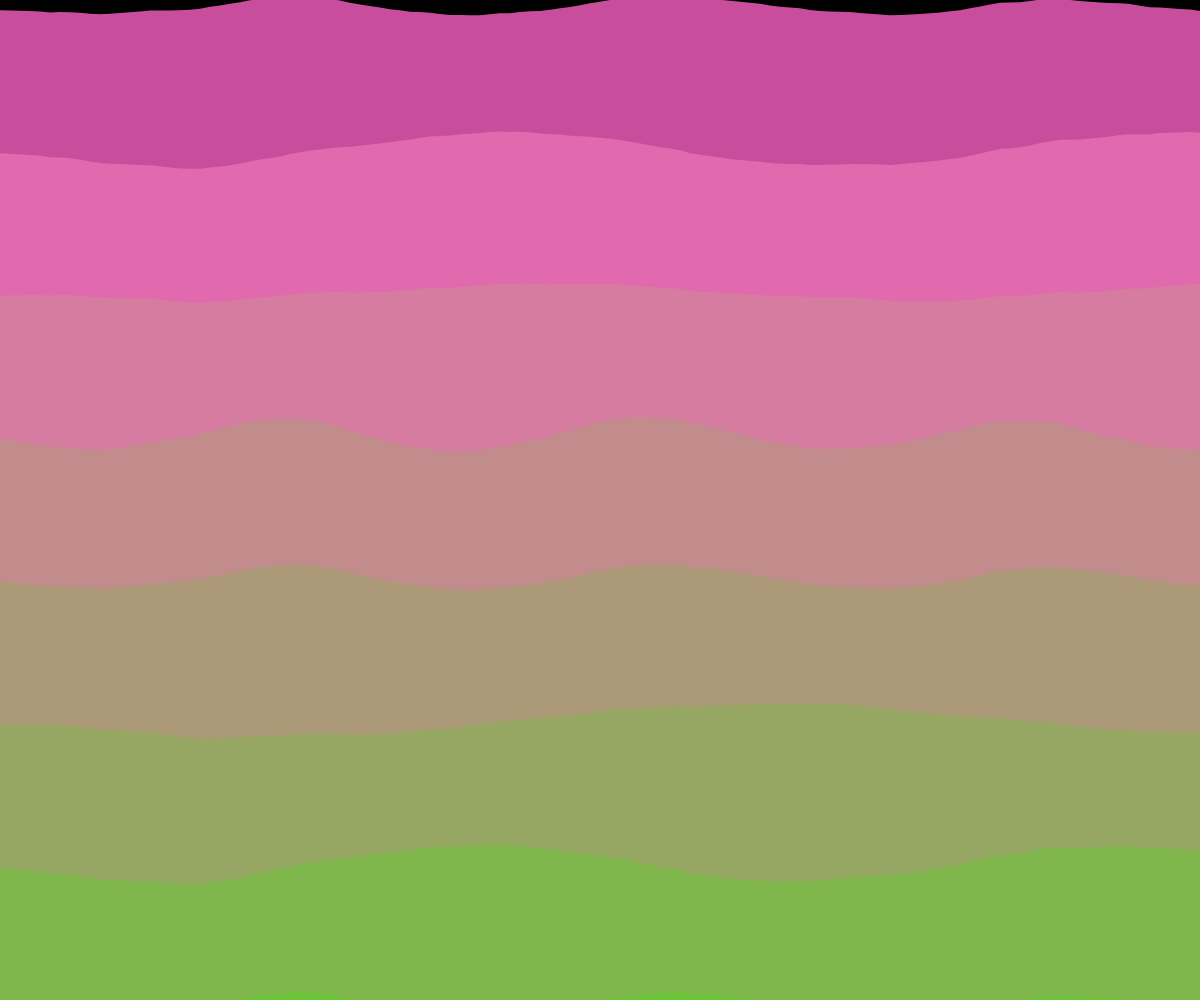
Frame 1 (no input)
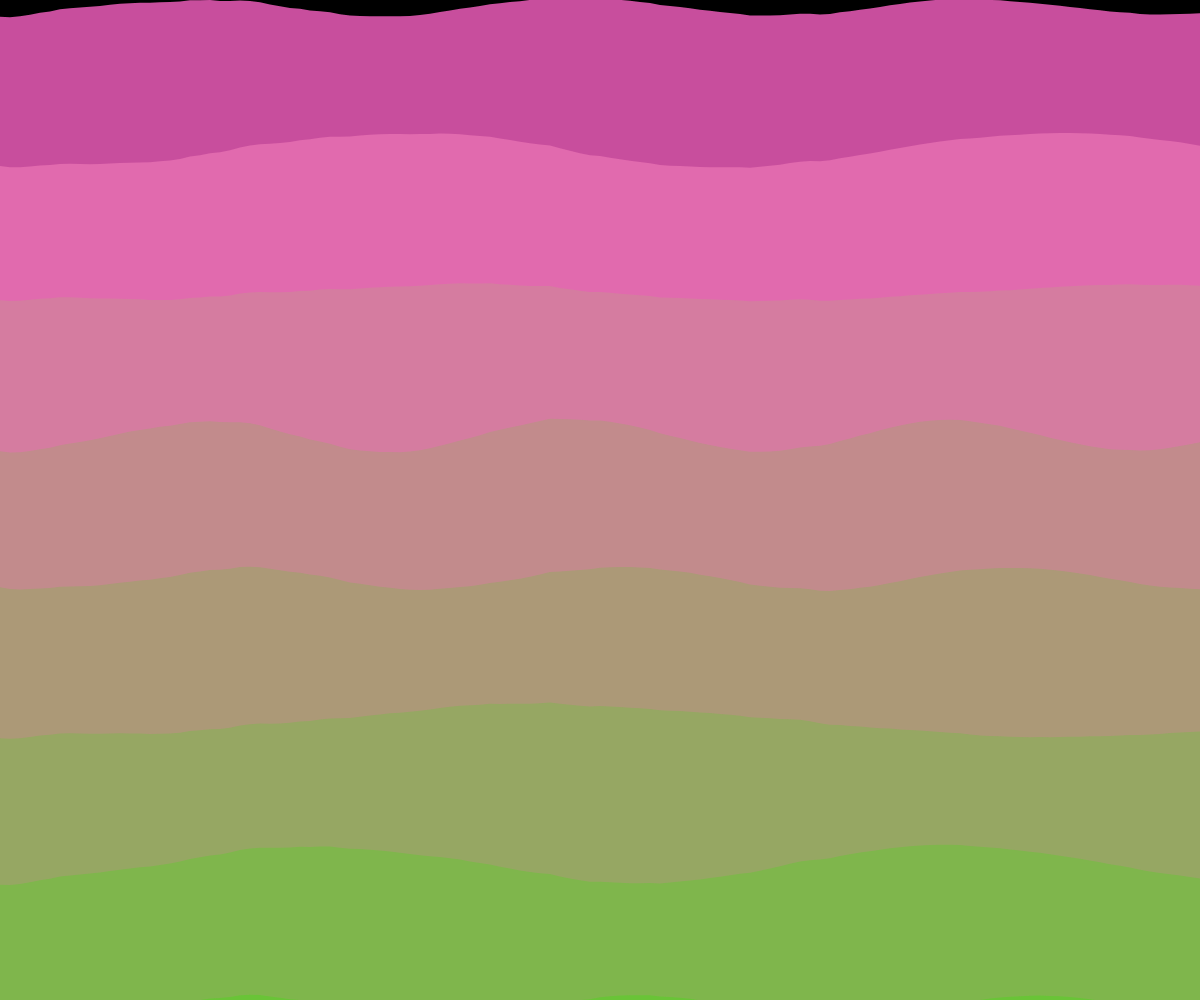
Frame 60 (no input)
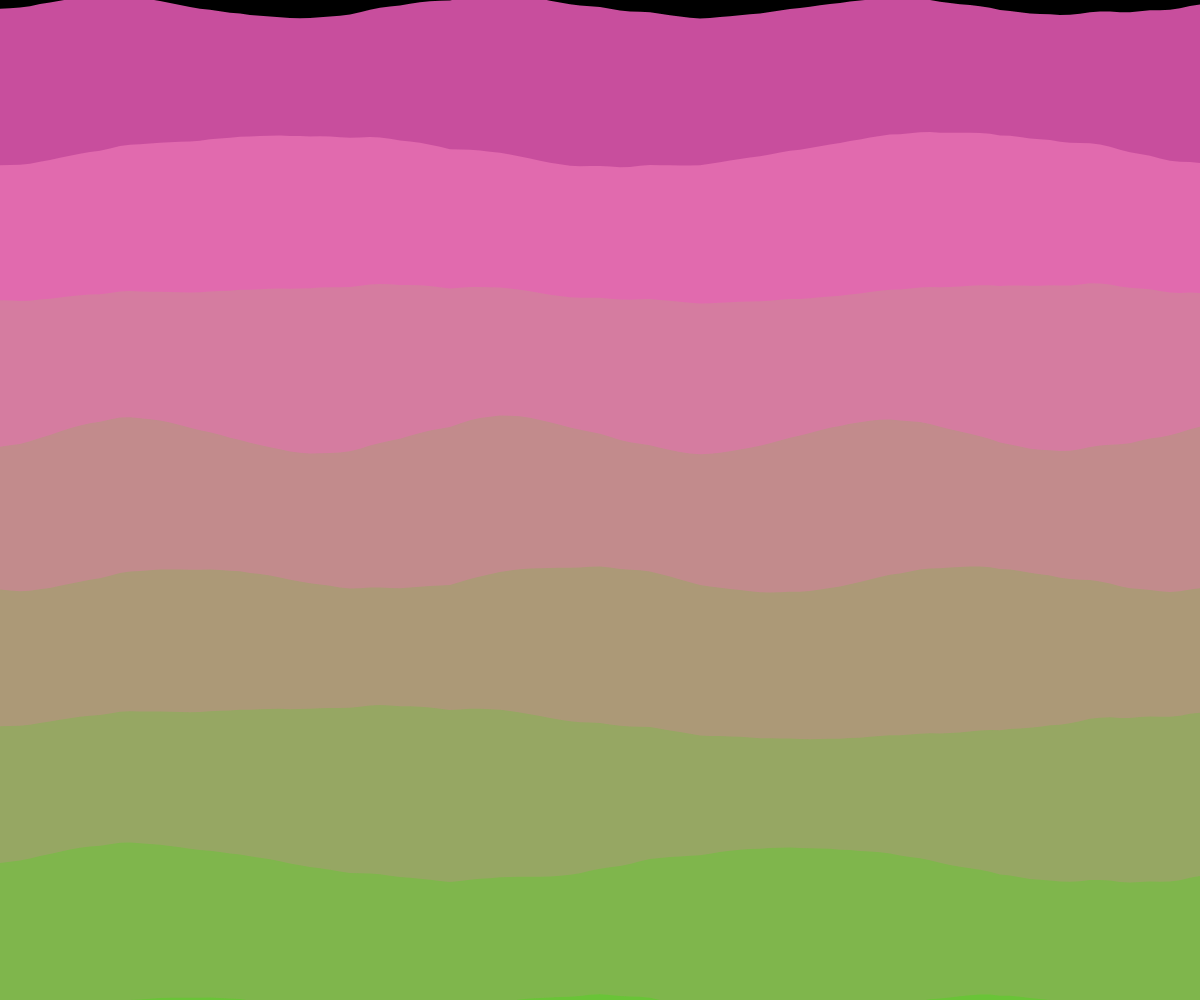
Frame 120 (the mouse pressed at the canvas centre since frame 60)

The p5.js sketch that drew these frames (run headless with seeded random() and noise() and a simulated clock; from frame 60 on, the mouse is pressed at the canvas centre):

// p5.js sketch
// ── sketch.js
let bands = [];
const numBands = 8;
const waveSpeed = 0.02;
const waveAmplitude = 15;

function setup() {
  createCanvas(windowWidth, windowHeight);
  // Initialize bands with varying properties
  for (let i = 0; i < numBands; i++) {
    bands.push({
      y: map(i, 0, numBands - 1, 0, height),
      color: color(
        map(i, 0, numBands - 1, 255, 100),
        map(i, 0, numBands - 1, 100, 200),
        map(i, 0, numBands - 1, 200, 50),
        200
      ),
      speed: random(0.01, 0.03),
      amplitude: random(5, 20),
      frequency: random(0.005, 0.02)
    });
  }
}

function draw() {
  background(0);
  // Draw each band with dynamic wave motion
  for (let i = 0; i < bands.length; i++) {
    const band = bands[i];
    fill(band.color);
    noStroke();
    
    beginShape();
    for (let x = 0; x <= width; x += 10) {
      // Create a complex wave pattern
      const waveY = sin(frameCount * band.speed + x * band.frequency) * band.amplitude;
      const noiseY = noise(x * 0.01, frameCount * 0.01) * waveAmplitude;
      
      vertex(x, band.y + waveY + noiseY);
    }
    vertex(width, height);
    vertex(0, height);
    endShape(CLOSE);
  }
}

function windowResized() {
  resizeCanvas(windowWidth, windowHeight);
}
